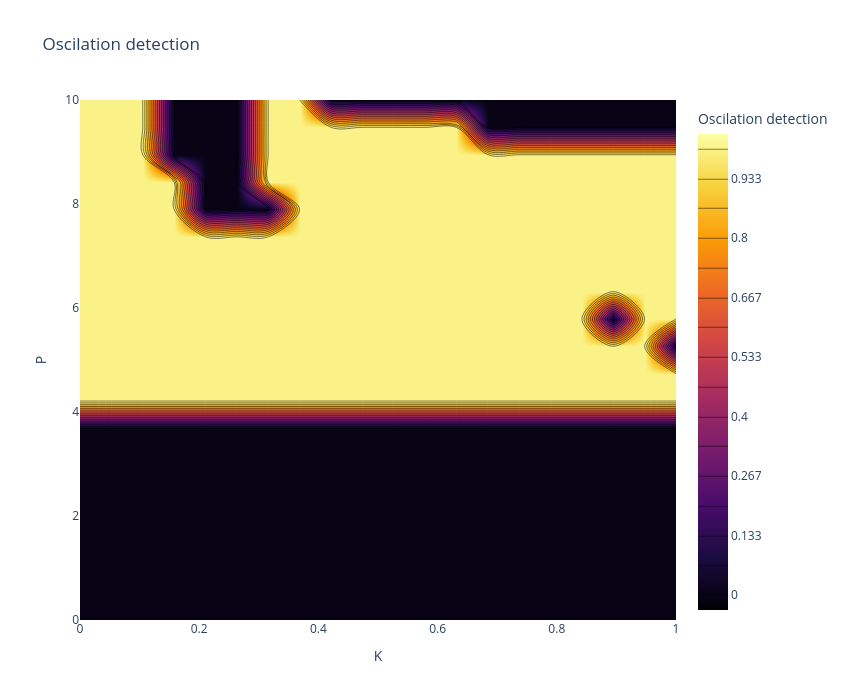
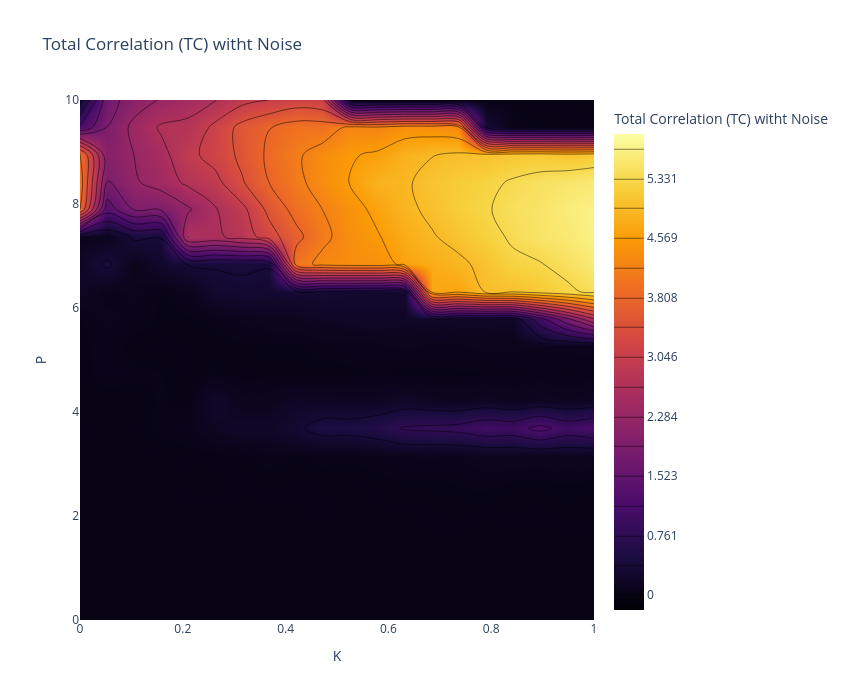
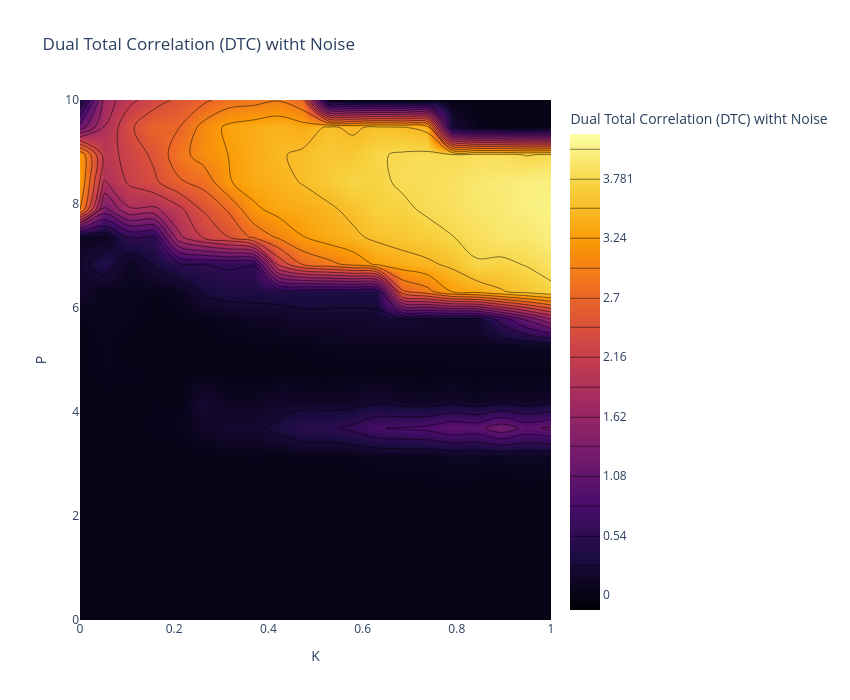
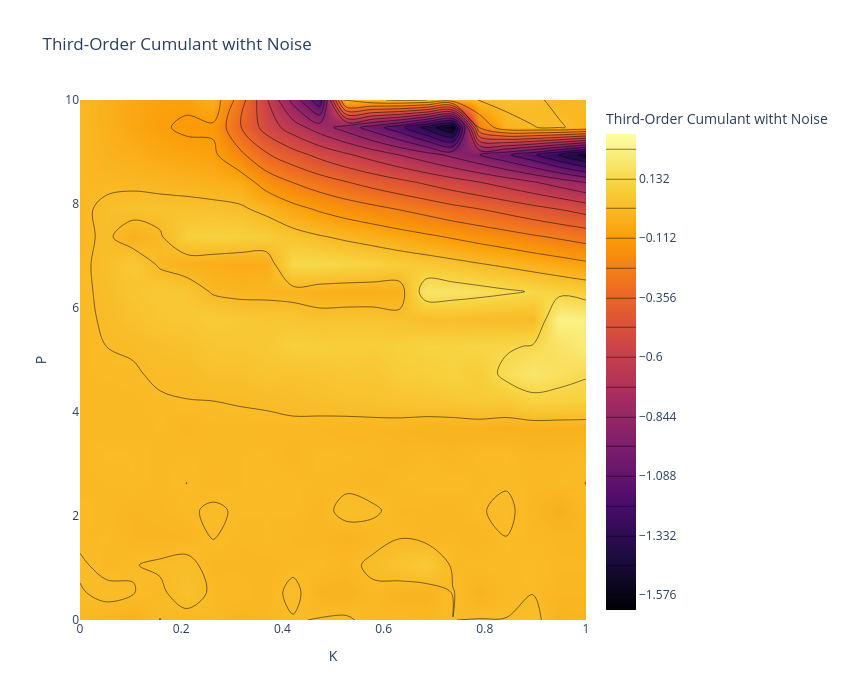

Source (notebook cell) for these figures, in order:
### Markdown cell above
---
## **7. Oscillation Detection in $(P \times K$) Space** with noise
We perform a parameter sweep to detect oscillations in the $(P \times K$) space.

### Code cell
P_values = np.linspace(0.0, 10, 20)
K_values = np.linspace(0.0, 1.0, 20)
K3_values = np.linspace(0.0, 1.0, 20)
sigma_E = 0.03
#T=150 # 2 minutes
T=375


# Matrices to store metrics with noise
TC_map_noise = np.zeros((len(P_values), len(K_values)))
DTC_map_noise = np.zeros((len(P_values), len(K_values)))
Cumulant_map_noise = np.zeros((len(P_values), len(K_values)))
PowerCorr_map_noise = np.zeros((len(P_values), len(K_values)))
Entropy_map_noise = np.zeros((len(P_values), len(K_values)))  # Nueva métrica
Entropy_map_skew = np.zeros((len(P_values), len(K3_values)))  # Nueva métrica
Entropy_map_kurt = np.zeros((len(P_values), len(K3_values)))  # Nueva métrica

TC_ksg_map = np.zeros((len(P_values), len(K3_values)))
DTC_ksg_map = np.zeros((len(P_values), len(K3_values)))
Oinfo_ksg_map = np.zeros((len(P_values), len(K3_values)))


# Matrix to store oscillation detection with noise
oscillation_map_noise = np.zeros((len(P_values), len(K3_values)), dtype=int)
# mean_map = np.zeros((len(P_values), len(K_values), N_nodes))

#initial state
seed = 42
rng = np.random.default_rng(seed)
state0 = 0.1 * rng.standard_normal(2 * N_nodes)

# Create folder for raw simulated signals
sim_folder = '../simulations/3rd_order_additive'
os.makedirs(sim_folder, exist_ok=True)

for i, P_val in enumerate(P_values):
    for j, K3_val in enumerate(K3_values):
        # Simulation with noise using the existing function for higher-order interactions
        # t, states = simulate_wc_stochastic(state0, P_val, K3_val, M, T, dt, sigma_E=sigma_E, higher_order=True, T_ho=T_ho)
        P_vec = np.array([P_val, P_val, P_val])
        #t, states = simulate_wc_stochastic(state0, P_vec, K3_val, M, T, dt, sigma_E = sigma_E, higher_order=True, T_ho=T_ho)
        t, states = simulate_wc_higher_order_stochastic(state0, P_vec, K3_val, T_ho, T, dt, sigma_E=0.01)
    
        start_idx = int(0.2 * len(t))
        E_node = states[start_idx:, :N_nodes]
        I_node = states[start_idx:, N_nodes:]

        # Oscillation detection using the existing function
        is_lc1, _, _, _ = detect_limit_cycle_poincare(E_node[:, 0], I_node[:, 0], dt, threshold_ratio=0.05, period_cv_threshold=0.05)
        is_lc2, _, _, _ = detect_limit_cycle_poincare(E_node[:, 0], I_node[:, 0], dt, threshold_ratio=0.05, period_cv_threshold=0.05)
        is_lc3, _, _, _ = detect_limit_cycle_poincare(E_node[:, 0], I_node[:, 0], dt, threshold_ratio=0.05, period_cv_threshold=0.05)
        oscillation_map_noise[i, j]  = int((is_lc1==True) and (is_lc2==True) and (is_lc3==True))

        # quitar transiente (ej. mitad inicial)
        # cut = int(0.5 * len(t))
        # E_ss = E_node[cut:, :]
        # mean firing per node
        # mean_map[i, j, :] = np.mean(E_ss, axis=0)


        # Remove transient
        E = states[start_idx:, :N_nodes]

        # Data matrix for higher-order metrics
        X = E.copy()

        # Covariance matrix
        Sigma = np.cov(X.T)

        # Higher-order metrics using the existing functions
        TC_map_noise[i, j] = TC_gauss(Sigma)
        DTC_map_noise[i, j] = DTC_gauss(Sigma)
        skew, kurt = dev_gauss(X)  # Cálculo de la entropía
        Entropy_map_skew[i, j] = skew
        Entropy_map_kurt[i, j] = kurt
        #Entropy_map_noise[i, j] = dev_gauss(Sigma)  # Cálculo de la entropía
        if X.shape[1] == 3:
            Cumulant_map_noise[i, j] = cumulants(X)
            PowerCorr_map_noise[i, j] = powercorr(X)

        # --- KSG non-parametric metrics ---
        if X.shape[1] == 3:
            TC_ksg_map[i, j] = TC_ksg(X)
            DTC_ksg_map[i, j] = DTC_ksg(X)
            Oinfo_ksg_map[i, j] = Oinfo_ksg(X)

        # --- Save raw simulated signals ---
        I_node_save = states[start_idx:, N_nodes:]
        #np.savez_compressed(sim_folder + '/signals_i' + str(i).zfill(2) + '_j' + str(j).zfill(2) + '.npz',E=E, I=I_node_save,row_val=P_val, col_val=K3_val)

    if (i + 1) % 5 == 0:
        print(f"Progress: {i+1}/{len(P_values)}")

# Visualization using the existing function
# plot_oscillation_map(oscillation_map_noise, P_values, K3_values, title="Oscillation Detection (P-K3) with Noise")

# Visualization using the existing functions

#cleaing the matrix
TC_clean = clean_rowwise_signed(TC_map_noise, n_std=2)
DTC_clean = clean_rowwise_signed(DTC_map_noise, n_std=2)
Cumulant_clean = clean_rowwise_signed(Cumulant_map_noise,n_std=2)
PowerCorr_clean = clean_rowwise_signed(PowerCorr_map_noise,n_std=2)
Skew_clean = clean_rowwise_signed(Entropy_map_skew,n_std=2)
Kurt_clean = clean_rowwise_signed(Entropy_map_kurt,n_std=2)

TC_ksg_clean = clean_rowwise_signed(TC_ksg_map, n_std=2)
DTC_ksg_clean = clean_rowwise_signed(DTC_ksg_map, n_std=2)
Oinfo_ksg_clean = clean_rowwise_signed(Oinfo_ksg_map, n_std=2)

# visualization the matrix cleaned
plot_metrics_contour(oscillation_map_noise, P_values, K3_values, title="Oscilation detection")

plot_metrics_contour(TC_clean, P_values, K3_values, title="Total Correlation (TC) witht Noise")
plot_metrics_contour(DTC_clean, P_values, K3_values, title="Dual Total Correlation (DTC) witht Noise")
plot_metrics_contour(Cumulant_clean, P_values, K3_values, title="Third-Order Cumulant witht Noise")
plot_metrics_contour(PowerCorr_clean, P_values, K3_values, title="Triple Power Correlation witht Noise")
plot_metrics_contour(Skew_clean, P_values, K3_values, title="skew with Noise")
plot_metrics_contour(Kurt_clean, P_values, K3_values, title="Kurt with Noise")

plot_metrics_contour(TC_ksg_clean, P_values, K3_values, title="TC KSG with Noise")
plot_metrics_contour(DTC_ksg_clean, P_values, K3_values, title="DTC KSG with Noise")
plot_metrics_contour(Oinfo_ksg_clean, P_values, K3_values, title="O-info KSG with Noise")


#os.makedirs("results", exist_ok=True)
np.savez_compressed(
    "../results/"
    ".npz",
    oscillation_map=oscillation_map_noise,
    TC=TC_clean,
    DTC=DTC_clean,
    cumulant=Cumulant_clean,
    powercorr=PowerCorr_clean,
    skew=Skew_clean,
    kurt=Kurt_clean,
    TC_ksg=TC_ksg_clean,
    DTC_ksg=DTC_ksg_clean,
    Oinfo_ksg=Oinfo_ksg_clean,
    P=P_values,
    K3=K3_values
)

np.savez_compressed(
    "../results/raw_metrics_Coupling_noise.npz",
    oscillation_map=oscillation_map_noise,
    TC=TC_map_noise,
    DTC=DTC_map_noise,
    cumulant=Cumulant_map_noise,
    powercorr=PowerCorr_map_noise,
    skew=Entropy_map_skew,
    kurt=Entropy_map_kurt,
    TC_ksg=TC_ksg_map,
    DTC_ksg=DTC_ksg_map,
    Oinfo_ksg=Oinfo_ksg_map,
    P=P_values,
    K3=K3_values
)

### Figure 1 — Plotly figure (JSON) as saved in the notebook; plotly's stock layout.template omitted (floating-point values rounded to 4 significant figures; data arrays with more than 128 entries replaced by an {"elided": "..."} marker saying what was removed)
{"data": [{"colorbar": {"title": {"text": "Oscilation detection"}}, "colorscale": [[0, "#000004"], [0.1111, "#1b0c41"], [0.2222, "#4a0c6b"], [0.3333, "#781c6d"], [0.4444, "#a52c60"], [0.5556, "#cf4446"], [0.6667, "#ed6925"], [0.7778, "#fb9b06"], [0.8889, "#f7d13d"], [1, "#fcffa4"]], "contours": {"coloring": "heatmap", "end": 1, "showlines": true, "size": 0.06667, "start": 0}, "type": "contour", "x": [0.0, 0.05263, 0.1053, 0.1579, 0.2105, 0.2632, 0.3158, 0.3684, 0.4211, 0.4737, 0.5263, 0.5789, 0.6316, 0.6842, 0.7368, 0.7895, 0.8421, 0.8947, 0.9474, 1.0], "y": [0.0, 0.5263, 1.053, 1.579, 2.105, 2.632, 3.158, 3.684, 4.211, 4.737, 5.263, 5.789, 6.316, 6.842, 7.368, 7.895, 8.421, 8.947, 9.474, 10.0], "z": {"elided": "20x20 int values"}}], "layout": {"height": 700, "title": {"text": "Oscilation detection"}, "width": 850, "xaxis": {"title": {"text": "K"}}, "yaxis": {"title": {"text": "P"}}}}

### Figure 2 — Plotly figure (JSON) as saved in the notebook; plotly's stock layout.template omitted (floating-point values rounded to 4 significant figures; data arrays with more than 128 entries replaced by an {"elided": "..."} marker saying what was removed)
{"data": [{"colorbar": {"title": {"text": "Total Correlation (TC) witht Noise"}}, "colorscale": [[0, "#000004"], [0.1111, "#1b0c41"], [0.2222, "#4a0c6b"], [0.3333, "#781c6d"], [0.4444, "#a52c60"], [0.5556, "#cf4446"], [0.6667, "#ed6925"], [0.7778, "#fb9b06"], [0.8889, "#f7d13d"], [1, "#fcffa4"]], "contours": {"coloring": "heatmap", "end": 5.712, "showlines": true, "size": 0.3808, "start": -0.000213}, "type": "contour", "x": [0.0, 0.05263, 0.1053, 0.1579, 0.2105, 0.2632, 0.3158, 0.3684, 0.4211, 0.4737, 0.5263, 0.5789, 0.6316, 0.6842, 0.7368, 0.7895, 0.8421, 0.8947, 0.9474, 1.0], "y": [0.0, 0.5263, 1.053, 1.579, 2.105, 2.632, 3.158, 3.684, 4.211, 4.737, 5.263, 5.789, 6.316, 6.842, 7.368, 7.895, 8.421, 8.947, 9.474, 10.0], "z": {"elided": "20x20 float values"}}], "layout": {"height": 700, "title": {"text": "Total Correlation (TC) witht Noise"}, "width": 850, "xaxis": {"title": {"text": "K"}}, "yaxis": {"title": {"text": "P"}}}}

### Figure 3 — Plotly figure (JSON) as saved in the notebook; plotly's stock layout.template omitted (floating-point values rounded to 4 significant figures; data arrays with more than 128 entries replaced by an {"elided": "..."} marker saying what was removed)
{"data": [{"colorbar": {"title": {"text": "Dual Total Correlation (DTC) witht Noise"}}, "colorscale": [[0, "#000004"], [0.1111, "#1b0c41"], [0.2222, "#4a0c6b"], [0.3333, "#781c6d"], [0.4444, "#a52c60"], [0.5556, "#cf4446"], [0.6667, "#ed6925"], [0.7778, "#fb9b06"], [0.8889, "#f7d13d"], [1, "#fcffa4"]], "contours": {"coloring": "heatmap", "end": 4.051, "showlines": true, "size": 0.2701, "start": -0.0002138}, "type": "contour", "x": [0.0, 0.05263, 0.1053, 0.1579, 0.2105, 0.2632, 0.3158, 0.3684, 0.4211, 0.4737, 0.5263, 0.5789, 0.6316, 0.6842, 0.7368, 0.7895, 0.8421, 0.8947, 0.9474, 1.0], "y": [0.0, 0.5263, 1.053, 1.579, 2.105, 2.632, 3.158, 3.684, 4.211, 4.737, 5.263, 5.789, 6.316, 6.842, 7.368, 7.895, 8.421, 8.947, 9.474, 10.0], "z": {"elided": "20x20 float values"}}], "layout": {"height": 700, "title": {"text": "Dual Total Correlation (DTC) witht Noise"}, "width": 850, "xaxis": {"title": {"text": "K"}}, "yaxis": {"title": {"text": "P"}}}}

### Figure 4 — Plotly figure (JSON) as saved in the notebook; plotly's stock layout.template omitted (floating-point values rounded to 4 significant figures; data arrays with more than 128 entries replaced by an {"elided": "..."} marker saying what was removed)
{"data": [{"colorbar": {"title": {"text": "Third-Order Cumulant witht Noise"}}, "colorscale": [[0, "#000004"], [0.1111, "#1b0c41"], [0.2222, "#4a0c6b"], [0.3333, "#781c6d"], [0.4444, "#a52c60"], [0.5556, "#cf4446"], [0.6667, "#ed6925"], [0.7778, "#fb9b06"], [0.8889, "#f7d13d"], [1, "#fcffa4"]], "contours": {"coloring": "heatmap", "end": 0.2537, "showlines": true, "size": 0.122, "start": -1.576}, "type": "contour", "x": [0.0, 0.05263, 0.1053, 0.1579, 0.2105, 0.2632, 0.3158, 0.3684, 0.4211, 0.4737, 0.5263, 0.5789, 0.6316, 0.6842, 0.7368, 0.7895, 0.8421, 0.8947, 0.9474, 1.0], "y": [0.0, 0.5263, 1.053, 1.579, 2.105, 2.632, 3.158, 3.684, 4.211, 4.737, 5.263, 5.789, 6.316, 6.842, 7.368, 7.895, 8.421, 8.947, 9.474, 10.0], "z": {"elided": "20x20 float values"}}], "layout": {"height": 700, "title": {"text": "Third-Order Cumulant witht Noise"}, "width": 850, "xaxis": {"title": {"text": "K"}}, "yaxis": {"title": {"text": "P"}}}}
